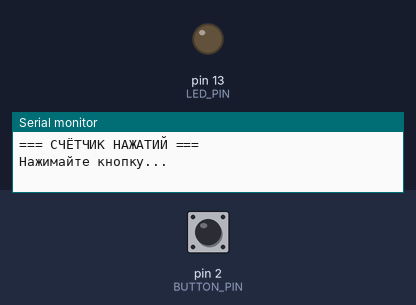
The sketch below on a simulated Arduino Uno, built with avr-gcc and run on an emulated ATmega328P. Shown: output pins drawn as LEDs (lit = HIGH), the last lines printed to the serial monitor. The inputs (shaded band) are chosen by the test bench; at power-on: pin 2 (BUTTON_PIN) HIGH.

Above: at 1.2 s.
1.3 s: pin 2 (BUTTON_PIN) pulled LOW for 0.15 s
At 1.45 s:
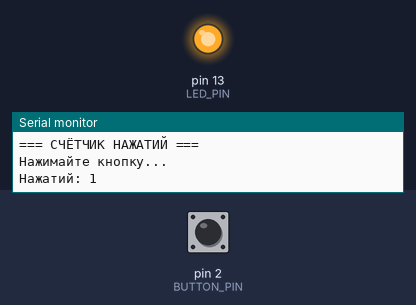
Timing chart, 0 to 4.3 s (numbered marks = the images above; inputs shaded):
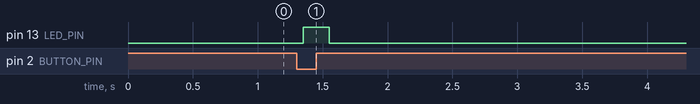

Measured:
- after the input at 1.3 s, pin 13 (LED_PIN): LOW → HIGH after 0.05 s, → LOW 0.20 s later

The sketch:

button_counter.ino
```cpp
/*
  Урок 3.4: Счётчик нажатий
  Считает сколько раз нажали кнопку
*/

#define BUTTON_PIN 2
#define LED_PIN 13

int pressCount = 0;      // Счётчик нажатий
bool lastButton = HIGH;  // Предыдущее состояние кнопки

void setup() {
  pinMode(BUTTON_PIN, INPUT_PULLUP);
  pinMode(LED_PIN, OUTPUT);

  Serial.begin(9600);
  Serial.println("=== СЧЁТЧИК НАЖАТИЙ ===");
  Serial.println("Нажимайте кнопку...");
}

void loop() {
  int currentButton = digitalRead(BUTTON_PIN);

  // Если кнопка нажата (переход с HIGH на LOW)
  if (currentButton == LOW && lastButton == HIGH) {
    delay(50);  // Задержка против дребезга

    // Проверяем ещё раз (точно ли нажата)
    if (digitalRead(BUTTON_PIN) == LOW) {
      pressCount++;  // Увеличиваем счётчик

      Serial.print("Нажатий: ");
      Serial.println(pressCount);

      // Мигаем светодиодом для обратной связи
      digitalWrite(LED_PIN, HIGH);
      delay(200);
      digitalWrite(LED_PIN, LOW);
    }
  }

  lastButton = currentButton;  // Сохраняем состояние
}
```
